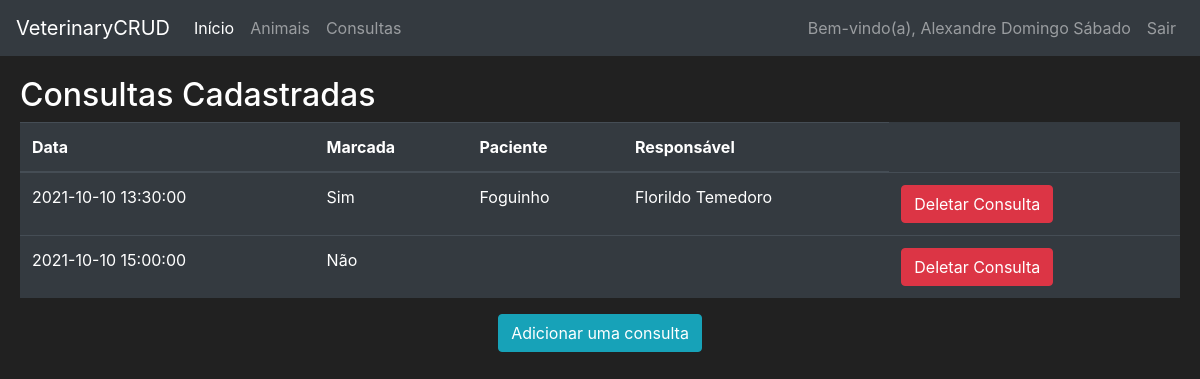
Screenshot of /consultations (signed in) with the database file from the repository.
### veterinary/models.py (models this page shows, shortened)
class User(db.Model, UserMixin):
    __tablename__ = 'user'
    login = db.Column(db.String(length=10), primary_key=True)
    name = db.Column(db.String(length=50), nullable=False, unique=True)
    cpf = db.Column(db.String(length=11), nullable=False, unique=True)
    password_hash = db.Column(db.String(length=60), nullable=False)
    user_type = db.Column(db.String(length=50), nullable=False)
    __mapper_args__ = {
        'polymorphic_identity':'user',
        'polymorphic_on':user_type
    }
    @property
    def password(self):
        return self.password
    def is_client(self):
        return self.user_type == 'client'
    def is_veterinarian(self):
        return self.user_type == 'veterinarian'

class Consultation(db.Model):
    id = db.Column(db.Integer(), primary_key=True)
    date = db.Column(db.DateTime(), nullable=False)
    veterinarian_login = db.Column(db.String(length=10), db.ForeignKey('user.login'), nullable=False)
    is_scheduled = db.Column(db.Boolean(), nullable=False)
    animal_id = db.Column(db.String(length=10), db.ForeignKey('animal.id'))

class Animal(db.Model):
    id = db.Column(db.Integer(), primary_key=True)
    name = db.Column(db.String(length=20), nullable=False)
    age = db.Column(db.Integer(), nullable=False)
    type = db.Column(db.String(length=15), nullable=False)
    race = db.Column(db.String(length=20), nullable=False)
    health = db.Column(db.String(length=30), nullable=False)
    client_login = db.Column(db.String(length=10), db.ForeignKey('user.login'), nullable=False)
    consultations = db.relationship('Consultation', backref='animal', lazy=True)

### veterinary/routes.py (the view, shortened to what this page needs)
@app.route('/consultations', methods=['GET', 'POST'])
@login_required
def consultations_page():
    register_consultation_form = RegisterConsultationForm()
    delete_consultation_form = ConfirmForm()
    schedule_consultation_form = ScheduleConsultationForm()
    unschedule_consultation_form = ConfirmForm()
    if request.method == 'GET':
        if current_user.is_client():
            consultations = Consultation.query.filter_by(is_scheduled=False)
            scheduled_consultations = current_user.get_scheduled_consultations()
        elif current_user.is_veterinarian():
            consultations = Consultation.query.filter_by(veterinarian_login=current_user.login)
            scheduled_consultations = []
        return render_template('consultations.html',
                               consultations=consultations,
                               scheduled_consultations=scheduled_consultations,
                               register_consultation_form=register_consultation_form,
                               schedule_consultation_form=schedule_consultation_form,
                               unschedule_consultation_form=unschedule_consultation_form,
                               delete_consultation_form=delete_consultation_form,
                               User=User, Animal=Animal)

### veterinary/models.py (called while the page is built)
@login_manager.user_loader
def load_user(user_login):
    return User.query.get(user_login)

    def has_animals(self):
        return False

### veterinary/templates/consultations.html (shortened to what this page needs)
{% extends 'base.html' %}
{% block content %}
<div class="row" style="margin-top:20px; margin-left:20px; margin-right:20px">
        <h2>Consultas Cadastradas</h2>
        <br>
        <table class="table table-hover table-dark">
            <thead>
                <tr>
                    <th scope="col">Data</th>
                    {% if current_user.is_client() %}
                        <th scope="col">Especialidade</th>
                        <th scope="col">Veterinário</th>
                    {% else %}
                        <th scope="col">Marcada</th>
                        <th scope="col">Paciente</th>
                        <th scope="col">Responsável</th>
                    {% endif %}
                </tr>
            </thead>
            <tbody>
            {% for consultation in consultations %}
            <tr>
                <td>{{ consultation.date }}</td>
                {% if current_user.is_client() %}
                    <td>{{ User.query.filter_by(login=consultation.veterinarian_login).first().expertise  }}</td>
                    <td>{{ User.query.filter_by(login=consultation.veterinarian_login).first().name  }}</td>
                {% else %}
                    {% if consultation.is_scheduled %}
                        <td>Sim</td>
                        <td> {{ Animal.query.filter_by(id=consultation.animal_id).first().name }} </td>
                        <td> {{ User.query.filter_by(login=Animal.query.filter_by(id=consultation.animal_id).first().client_login).first().name }} </td>
                    {% else %}
                        <td>Não</td>
                        <td></td>
                        <td></td>
                    {% endif %}
                {% endif %}
                <td>
                    {% if current_user.is_client() %}
                        <button class="btn btn-outline btn-success" data-toggle="modal"
                                data-target="#Modal-ScheduleConsultation-{{ consultation.id }}">Marcar Consulta
                        </button>
                    {% else %}
                        <button class="btn btn-outline btn-danger" data-toggle="modal"
                                data-target="#Modal-DeleteConsultation-{{ consultation.id }}">Deletar Consulta
                        </button>
                    {% endif %}
                </td>
            </tr>
            {% endfor %}
            </tbody>
        </table>
        {% if current_user.is_veterinarian() %}
            <div class="container">
                <div class="row justify-content-md-center">
                    <button class="btn btn-outline btn-info" data-toggle="modal"
                            data-target="#Modal-AddIConsultation">Adicionar uma consulta
                    </button>
                </div>
            </div>
        {% endif %}
</div>
{% endblock %}

### veterinary/templates/base.html (shortened to what this page needs)
<!doctype html>
<html lang="en">
   <head>
      <link rel="stylesheet" href="https://cdn.jsdelivr.net/npm/bootstrap@4.5.3/dist/css/bootstrap.min.css">
   </head>
   <body>
    <nav class="navbar navbar-expand-md navbar-dark bg-dark">
      <a class="navbar-brand" href="#">VeterinaryCRUD</a>
      <div class="collapse navbar-collapse" id="navbarNav">
        <ul class="navbar-nav mr-auto">
            <li class="nav-item active">
                <a class="nav-link" href="{{ url_for('home_page') }}">Início <span class="sr-only">(current)</span></a>
            </li>
            {% if current_user.is_authenticated %}
                <li class="nav-item">
                    <a class="nav-link" href="{{ url_for('animals_page') }}">Animais</a>
                </li>
                <li class="nav-item">
                    <a class="nav-link" href="{{ url_for('consultations_page') }}">Consultas</a>
                </li>
            {% endif %}
        </ul>
        <ul class="navbar-nav">
            {% if current_user.is_authenticated %}
            <li class="nav-item">
                <a class="nav-link">Bem-vindo(a), {{ current_user.name }}</a>
            </li>
            <li class="nav-item">
                <a class="nav-link" href="{{ url_for('logout_page') }}">Sair</a>
            </li>
            {% endif %}
        </ul>
      </div>
    </nav>
      {% block content %}
      {% endblock %}
   </body>
</html>

### veterinary/templates/base.html (style rules this page uses)
body { background-color: #212121; color: white }

### rows the page displays
User: name "Alexandre Domingo Sábado"
Consultation: date "2021-10-10 13:30:00"
Animal: query.filter_by "Foguinho", query.filter_by "Florildo Temedoro"
Consultation: date "2021-10-10 15:00:00", is_scheduled "Não"
